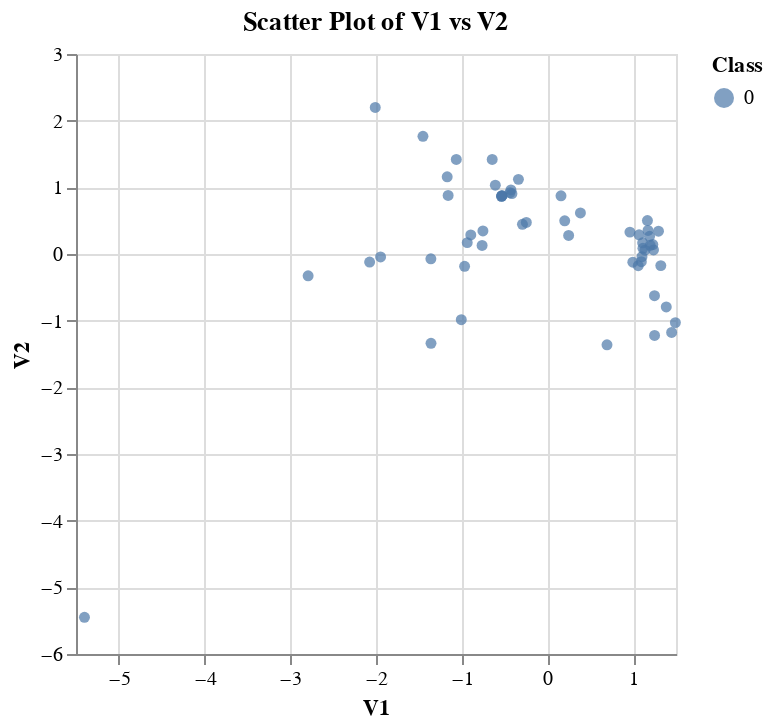

Notebook cell for this chart:
### Code cell
# Scatter plot of V1 vs V2
scatter_plot = alt.Chart(df).mark_circle().encode(
    x='V1:Q',
    y='V2:Q',
    color='Class:N',
    tooltip=['V1', 'V2', 'Class']
).properties(
    title='Scatter Plot of V1 vs V2'
)

scatter_plot.display()

### Figure 1 — Vega-Lite specification as saved in the notebook (floating-point values rounded to 4 significant figures)
{"config": {"view": {"continuousWidth": 300, "continuousHeight": 300}}, "data": {"name": "data-567c6c737878d238d07189c9eccd7800"}, "mark": {"type": "circle"}, "encoding": {"color": {"field": "Class", "type": "nominal"}, "tooltip": [{"field": "V1", "type": "quantitative"}, {"field": "V2", "type": "quantitative"}, {"field": "Class", "type": "quantitative"}], "x": {"field": "V1", "type": "quantitative"}, "y": {"field": "V2", "type": "quantitative"}}, "title": "Scatter Plot of V1 vs V2", "$schema": "https://vega.github.io/schema/vega-lite/v5.20.1.json", "datasets": {"data-567c6c737878d238d07189c9eccd7800": [{"Time": 0, "V1": -1.36, "V2": -0.07278, "V3": 2.536, "V4": 1.378, "V5": -0.3383, "V6": 0.4624, "V7": 0.2396, "V8": 0.0987, "V9": 0.3638, "V10": 0.09079, "Amount": 149.6, "Class": 0}, {"Time": 0, "V1": 1.192, "V2": 0.2662, "V3": 0.1665, "V4": 0.4482, "V5": 0.06002, "V6": -0.08236, "V7": -0.0788, "V8": 0.0851, "V9": -0.2554, "V10": -0.167, "Amount": 2.69, "Class": 0}, {"Time": 1, "V1": -1.358, "V2": -1.34, "V3": 1.773, "V4": 0.3798, "V5": -0.5032, "V6": 1.8, "V7": 0.7915, "V8": 0.2477, "V9": -1.515, "V10": 0.2076, "Amount": 378.7, "Class": 0}, {"Time": 1, "V1": -0.9663, "V2": -0.1852, "V3": 1.793, "V4": -0.8633, "V5": -0.01031, "V6": 1.247, "V7": 0.2376, "V8": 0.3774, "V9": -1.387, "V10": -0.05495, "Amount": 123.5, "Class": 0}, {"Time": 2, "V1": -1.158, "V2": 0.8777, "V3": 1.549, "V4": 0.403, "V5": -0.4072, "V6": 0.09592, "V7": 0.5929, "V8": -0.2705, "V9": 0.8177, "V10": 0.7531, "Amount": 69.99, "Class": 0}, {"Time": 2, "V1": -0.426, "V2": 0.9605, "V3": 1.141, "V4": -0.1683, "V5": 0.421, "V6": -0.02973, "V7": 0.4762, "V8": 0.2603, "V9": -0.5687, "V10": -0.3714, "Amount": 3.67, "Class": 0}, {"Time": 4, "V1": 1.23, "V2": 0.141, "V3": 0.04537, "V4": 1.203, "V5": 0.1919, "V6": 0.2727, "V7": -0.005159, "V8": 0.08121, "V9": 0.465, "V10": -0.09925, "Amount": 4.99, "Class": 0}, {"Time": 7, "V1": -0.6443, "V2": 1.418, "V3": 1.074, "V4": -0.4922, "V5": 0.9489, "V6": 0.4281, "V7": 1.121, "V8": -3.808, "V9": 0.6154, "V10": 1.249, "Amount": 40.8, "Class": 0}, {"Time": 7, "V1": -0.8943, "V2": 0.2862, "V3": -0.1132, "V4": -0.2715, "V5": 2.67, "V6": 3.722, "V7": 0.3701, "V8": 0.8511, "V9": -0.392, "V10": -0.4104, "Amount": 93.2, "Class": 0}, {"Time": 9, "V1": -0.3383, "V2": 1.12, "V3": 1.044, "V4": -0.2222, "V5": 0.4994, "V6": -0.2468, "V7": 0.6516, "V8": 0.06954, "V9": -0.7367, "V10": -0.3668, "Amount": 3.68, "Class": 0}, {"Time": 10, "V1": 1.449, "V2": -1.176, "V3": 0.9139, "V4": -1.376, "V5": -1.971, "V6": -0.6292, "V7": -1.423, "V8": 0.04846, "V9": -1.72, "V10": 1.627, "Amount": 7.8, "Class": 0}, {"Time": 10, "V1": 0.385, "V2": 0.6161, "V3": -0.8743, "V4": -0.09402, "V5": 2.925, "V6": 3.317, "V7": 0.4705, "V8": 0.5382, "V9": -0.5589, "V10": 0.3098, "Amount": 9.99, "Class": 0}, {"Time": 10, "V1": 1.25, "V2": -1.222, "V3": 0.3839, "V4": -1.235, "V5": -1.485, "V6": -0.7532, "V7": -0.6894, "V8": -0.2275, "V9": -2.094, "V10": 1.324, "Amount": 121.5, "Class": 0}, {"Time": 11, "V1": 1.069, "V2": 0.2877, "V3": 0.8286, "V4": 2.713, "V5": -0.1784, "V6": 0.3375, "V7": -0.09672, "V8": 0.116, "V9": -0.2211, "V10": 0.4602, "Amount": 27.5, "Class": 0}, {"Time": 12, "V1": -2.792, "V2": -0.3278, "V3": 1.642, "V4": 1.767, "V5": -0.1366, "V6": 0.8076, "V7": -0.4229, "V8": -1.907, "V9": 0.7557, "V10": 1.151, "Amount": 58.8, "Class": 0}, {"Time": 12, "V1": -0.7524, "V2": 0.3455, "V3": 2.057, "V4": -1.469, "V5": -1.158, "V6": -0.07785, "V7": -0.6086, "V8": 0.003603, "V9": -0.4362, "V10": 0.7477, "Amount": 15.99, "Class": 0}, {"Time": 12, "V1": 1.103, "V2": -0.0403, "V3": 1.267, "V4": 1.289, "V5": -0.736, "V6": 0.2881, "V7": -0.5861, "V8": 0.1894, "V9": 0.7823, "V10": -0.268, "Amount": 12.99, "Class": 0}, {"Time": 13, "V1": -0.4369, "V2": 0.919, "V3": 0.9246, "V4": -0.7272, "V5": 0.9157, "V6": -0.1279, "V7": 0.7076, "V8": 0.08796, "V9": -0.6653, "V10": -0.738, "Amount": 0.89, "Class": 0}, {"Time": 14, "V1": -5.401, "V2": -5.45, "V3": 1.186, "V4": 1.736, "V5": 3.049, "V6": -1.763, "V7": -1.56, "V8": 0.1608, "V9": 1.233, "V10": 0.3452, "Amount": 46.8, "Class": 0}, {"Time": 15, "V1": 1.493, "V2": -1.029, "V3": 0.4548, "V4": -1.438, "V5": -1.555, "V6": -0.721, "V7": -1.081, "V8": -0.05313, "V9": -1.979, "V10": 1.638, "Amount": 5.0, "Class": 0}, {"Time": 16, "V1": 0.6949, "V2": -1.362, "V3": 1.029, "V4": 0.8342, "V5": -1.191, "V6": 1.309, "V7": -0.8786, "V8": 0.4453, "V9": -0.4462, "V10": 0.5685, "Amount": 231.7, "Class": 0}, {"Time": 17, "V1": 0.9625, "V2": 0.3285, "V3": -0.1715, "V4": 2.109, "V5": 1.13, "V6": 1.696, "V7": 0.1077, "V8": 0.5215, "V9": -1.191, "V10": 0.7244, "Amount": 34.09, "Class": 0}, {"Time": 18, "V1": 1.167, "V2": 0.5021, "V3": -0.0673, "V4": 2.262, "V5": 0.4288, "V6": 0.08947, "V7": 0.2411, "V8": 0.1381, "V9": -0.9892, "V10": 0.9222, "Amount": 2.28, "Class": 0}, {"Time": 18, "V1": 0.2475, "V2": 0.2777, "V3": 1.185, "V4": -0.0926, "V5": -1.314, "V6": -0.1501, "V7": -0.9464, "V8": -1.618, "V9": 1.544, "V10": -0.8299, "Amount": 22.75, "Class": 0}, {"Time": 22, "V1": -1.947, "V2": -0.0449, "V3": -0.4056, "V4": -1.013, "V5": 2.942, "V6": 2.955, "V7": -0.06306, "V8": 0.8555, "V9": 0.04997, "V10": 0.5737, "Amount": 0.89, "Class": 0}, {"Time": 22, "V1": -2.074, "V2": -0.1215, "V3": 1.322, "V4": 0.41, "V5": 0.2952, "V6": -0.9595, "V7": 0.544, "V8": -0.1046, "V9": 0.4757, "V10": 0.1495, "Amount": 26.43, "Class": 0}, {"Time": 23, "V1": 1.173, "V2": 0.3535, "V3": 0.2839, "V4": 1.134, "V5": -0.1726, "V6": -0.9161, "V7": 0.369, "V8": -0.3273, "V9": -0.2467, "V10": -0.04614, "Amount": 41.88, "Class": 0}, {"Time": 23, "V1": 1.323, "V2": -0.174, "V3": 0.4346, "V4": 0.576, "V5": -0.8368, "V6": -0.8311, "V7": -0.2649, "V8": -0.221, "V9": -1.071, "V10": 0.8686, "Amount": 16.0, "Class": 0}, {"Time": 23, "V1": -0.4143, "V2": 0.9054, "V3": 1.727, "V4": 1.473, "V5": 0.007443, "V6": -0.2003, "V7": 0.7402, "V8": -0.02925, "V9": -0.5934, "V10": -0.3462, "Amount": 33.0, "Class": 0}, {"Time": 23, "V1": 1.059, "V2": -0.1753, "V3": 1.266, "V4": 1.186, "V5": -0.786, "V6": 0.5784, "V7": -0.7671, "V8": 0.401, "V9": 0.6995, "V10": -0.06474, "Amount": 12.99, "Class": 0}, {"Time": 24, "V1": 1.237, "V2": 0.06104, "V3": 0.3805, "V4": 0.7616, "V5": -0.3598, "V6": -0.4941, "V7": 0.006494, "V8": -0.1339, "V9": 0.4388, "V10": -0.2074, "Amount": 17.28, "Class": 0}, {"Time": 25, "V1": 1.114, "V2": 0.08555, "V3": 0.4937, "V4": 1.336, "V5": -0.3002, "V6": -0.01075, "V7": -0.1188, "V8": 0.1886, "V9": 0.2057, "V10": 0.08226, "Amount": 4.45, "Class": 0}, {"Time": 26, "V1": -0.5299, "V2": 0.8739, "V3": 1.347, "V4": 0.1455, "V5": 0.4142, "V6": 0.1002, "V7": 0.7112, "V8": 0.1761, "V9": -0.2867, "V10": -0.4847, "Amount": 6.14, "Class": 0}, {"Time": 26, "V1": -0.5299, "V2": 0.8739, "V3": 1.347, "V4": 0.1455, "V5": 0.4142, "V6": 0.1002, "V7": 0.7112, "V8": 0.1761, "V9": -0.2867, "V10": -0.4847, "Amount": 6.14, "Class": 0}, {"Time": 26, "V1": -0.5354, "V2": 0.8653, "V3": 1.351, "V4": 0.1476, "V5": 0.4337, "V6": 0.08698, "V7": 0.693, "V8": 0.1797, "V9": -0.2856, "V10": -0.4825, "Amount": 1.77, "Class": 0}, {"Time": 26, "V1": -0.5354, "V2": 0.8653, "V3": 1.351, "V4": 0.1476, "V5": 0.4337, "V6": 0.08698, "V7": 0.693, "V8": 0.1797, "V9": -0.2856, "V10": -0.4825, "Amount": 1.77, "Class": 0}, {"Time": 27, "V1": -0.246, "V2": 0.4733, "V3": 1.696, "V4": 0.2624, "V5": -0.01087, "V6": -0.6108, "V7": 0.7939, "V8": -0.2473, "V9": 0.1389, "V10": -0.401, "Amount": 30.49, "Class": 0}, {"Time": 27, "V1": -1.452, "V2": 1.765, "V3": 0.6117, "V4": 1.177, "V5": -0.446, "V6": 0.2468, "V7": -0.2576, "V8": 1.092, "V9": -0.6075, "V10": 0.04716, "Amount": 1.8, "Class": 0}, {"Time": 29, "V1": 0.9964, "V2": -0.1226, "V3": 0.5468, "V4": 0.7066, "V5": 0.1346, "V6": 1.157, "V7": -0.2946, "V8": 0.4074, "V9": 0.3379, "V10": -0.4082, "Amount": 20.53, "Class": 0}, {"Time": 29, "V1": 1.111, "V2": 0.1687, "V3": 0.5171, "V4": 1.325, "V5": -0.1916, "V6": 0.0195, "V7": -0.03185, "V8": 0.1176, "V9": 0.01766, "V10": 0.04486, "Amount": 6.54, "Class": 0}, {"Time": 32, "V1": 1.249, "V2": -0.6247, "V3": -0.7106, "V4": -0.9916, "V5": 1.43, "V6": 3.693, "V7": -1.09, "V8": 0.9673, "V9": 0.8501, "V10": -0.3071, "Amount": 29.89, "Class": 0}, {"Time": 32, "V1": -2.009, "V2": 2.199, "V3": 0.1442, "V4": 1.159, "V5": -0.8152, "V6": 0.1823, "V7": -0.6171, "V8": 1.531, "V9": -0.5868, "V10": 0.1299, "Amount": 2.35, "Class": 0}, {"Time": 33, "V1": -0.6079, "V2": 1.031, "V3": 1.74, "V4": 1.232, "V5": 0.4186, "V6": 0.1192, "V7": 0.8509, "V8": -0.1763, "V9": -0.2435, "V10": 0.1485, "Amount": 14.8, "Class": 0}, {"Time": 33, "V1": -0.9357, "V2": 0.1704, "V3": 2.746, "V4": -1.078, "V5": -0.3056, "V6": 0.01158, "V7": -0.2962, "V8": 0.4028, "V9": -0.04047, "V10": -0.852, "Amount": 9.1, "Class": 0}, {"Time": 34, "V1": -0.7623, "V2": 0.1278, "V3": 2.65, "V4": -1.876, "V5": -0.8934, "V6": -0.2687, "V7": -0.4199, "V8": 0.1462, "V9": -0.8696, "V10": -0.03865, "Amount": 15.99, "Class": 0}, {"Time": 34, "V1": 1.138, "V2": 0.05696, "V3": 0.6494, "V4": 0.8731, "V5": -0.4685, "V6": -0.4102, "V7": -0.0139, "V8": -0.07244, "V9": 0.3068, "V10": -0.27, "Amount": 21.34, "Class": 0}, {"Time": 34, "V1": -0.2915, "V2": 0.4456, "V3": 1.25, "V4": -1.736, "V5": 0.08576, "V6": -0.1219, "V7": 0.4077, "V8": 0.09531, "V9": 0.8159, "V10": -1.491, "Amount": 18.95, "Class": 0}, {"Time": 34, "V1": 0.2017, "V2": 0.4975, "V3": 1.374, "V4": 0.5714, "V5": -0.6307, "V6": -0.5397, "V7": -0.07627, "V8": -0.9171, "V9": 0.27, "V10": -0.4803, "Amount": 9.99, "Class": 0}, {"Time": 35, "V1": 1.386, "V2": -0.7942, "V3": 0.7782, "V4": -0.8647, "V5": -1.064, "V6": 0.3513, "V7": -1.191, "V8": 0.05269, "V9": -0.3044, "V10": 0.5765, "Amount": 30.9, "Class": 0}, {"Time": 35, "V1": -1.063, "V2": 1.418, "V3": 1.087, "V4": 1.241, "V5": 0.002306, "V6": 0.0459, "V7": 0.5141, "V8": 0.2413, "V9": -0.1545, "V10": 0.2807, "Amount": 20.22, "Class": 0}, {"Time": 35, "V1": 1.199, "V2": 0.13, "V3": 0.8636, "V4": 1.003, "V5": -0.7838, "V6": -0.8847, "V7": -0.04074, "V8": -0.2081, "V9": 0.3925, "V10": -0.2482, "Amount": 0.99, "Class": 0}, {"Time": 36, "V1": -1.005, "V2": -0.986, "V3": -0.03804, "V4": 3.71, "V5": -6.632, "V6": 5.122, "V7": 4.372, "V8": -2.007, "V9": -0.2787, "V10": -0.2309, "Amount": 1403.0, "Class": 0}, {"Time": 36, "V1": -1.169, "V2": 1.158, "V3": 1.407, "V4": 0.8602, "V5": -0.1038, "V6": 0.122, "V7": 0.2645, "V8": -0.1088, "V9": -0.182, "V10": 0.6596, "Amount": 7.99, "Class": 0}, {"Time": 36, "V1": 1.096, "V2": -0.1161, "V3": 1.398, "V4": 1.498, "V5": -1.049, "V6": 0.07284, "V7": -0.7238, "V8": 0.2875, "V9": 0.9963, "V10": -0.1491, "Amount": 2.09, "Class": 0}, {"Time": 37, "V1": 1.296, "V2": 0.3415, "V3": 0.08151, "V4": 0.5667, "V5": -0.1105, "V6": -0.7663, "V7": 0.07315, "V8": -0.1683, "V9": 0.07184, "V10": -0.281, "Amount": 0.99, "Class": 0}, {"Time": 38, "V1": 0.1583, "V2": 0.8727, "V3": 0.9655, "V4": 1.802, "V5": 0.139, "V6": 0.1109, "V7": 0.5591, "V8": -0.02907, "V9": -0.3949, "V10": 0.03267, "Amount": 0.01, "Class": 0}]}}
